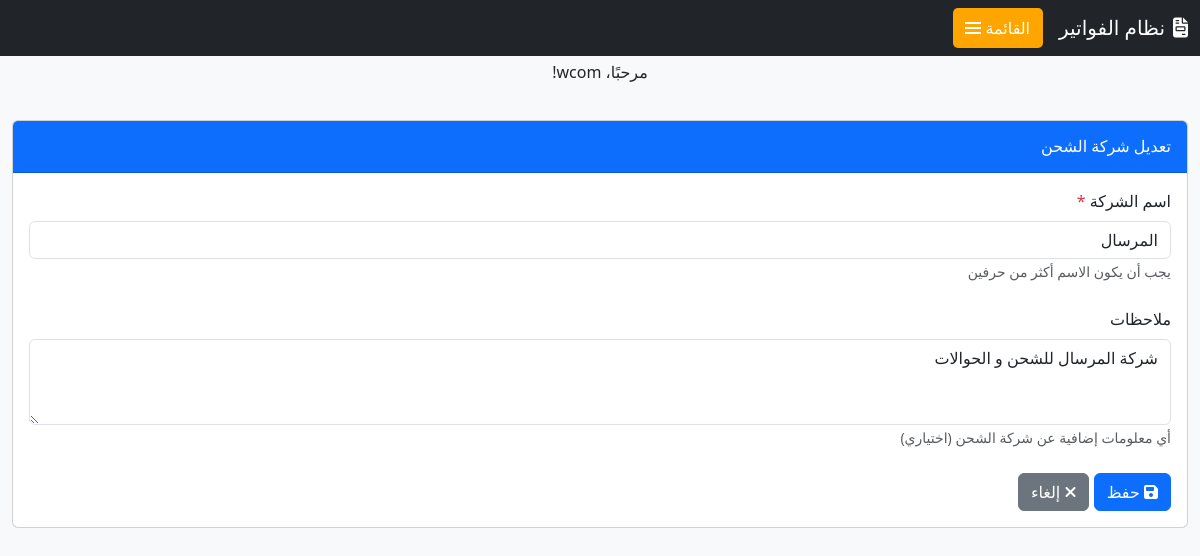
The app's page /invoice/shipping/34/update/ (signed in) with its own data.
### invoice/models.py (models this page shows, shortened)
class Shipping_com_m(models.Model):
    shipping_company_name = models.CharField(max_length=255, blank=True , verbose_name=_(" شركة الشحن "))
    notes = models.TextField(blank=True , verbose_name=_(" العملة "))
    uniqueId = models.UUIDField(default=uuid4, editable=False, unique=True, verbose_name=_("الرقم المسلسل"))
    slug = models.SlugField(max_length=225, unique=True, blank=True, null=True)
    date_created = models.DateTimeField(auto_now_add=True)
    last_updated = models.DateTimeField(auto_now=True)
    class Meta:
        verbose_name = _('شركة الشحن')
        verbose_name_plural = _('شركات الشحن')

### invoice/views.py (the view, shortened to what this page needs)
# urls.py: path('shipping/<int:pk>/update/', ShippingUpdateView.as_view(), name='shipping_update'),
class ShippingUpdateView(LoginRequiredMixin, PermissionRequiredMixin, UpdateView):
    model = Shipping_com_m
    form_class = ShippingForm
    template_name = 'shipping/shipping_form.html'
    permission_required = 'shipping.change_shippingcompany'

### invoice/forms.py (shortened to what this page needs)
class ShippingForm(forms.ModelForm):
    class Meta:
        model = Shipping_com_m
        fields = ['shipping_company_name', 'notes']
        widgets = {
            'shipping_company_name': forms.TextInput(attrs={
                'class': 'form-control',
                'placeholder': 'أدخل اسم شركة الشحن'
            }),
            'notes': forms.Textarea(attrs={
                'class': 'form-control',
                'rows': 3,
                'placeholder': 'أدخل أي ملاحظات (اختياري)'
            }),
        }
        labels = {
            'shipping_company_name': 'اسم الشركة',
            'notes': 'ملاحظات'
        }
        help_texts = {
            'shipping_company_name': 'يجب أن يكون الاسم أكثر من حرفين',
            'notes': 'أي معلومات إضافية عن شركة الشحن'
        }

### templates/shipping/shipping_form.html (shortened to what this page needs)
{% extends 'base.html' %}
{% block content %}
<div class="card mb-4">
    <div class="card-header py-3 bg-primary text-white">
        <h6 class="m-0 font-weight-bold">
            {% if object %}تعديل شركة الشحن{% else %}إنشاء شركة شحن جديدة{% endif %}
        </h6>
    </div>
    <div class="card-body">
        <form method="post" id="shippingForm" novalidate>
            <div class="form-group mb-4">
                <label for="{{ form.shipping_company_name.id_for_label }}" class="form-label">
                    اسم الشركة <span class="text-danger">*</span>
                </label>
                {{ form.shipping_company_name }}
                <small class="form-text text-muted">يجب أن يكون الاسم أكثر من حرفين</small>
            </div>
            <div class="form-group mb-4">
                <label for="{{ form.notes.id_for_label }}" class="form-label">ملاحظات</label>
                {{ form.notes }}
                <small class="form-text text-muted">أي معلومات إضافية عن شركة الشحن (اختياري)</small>
            </div>
            <div class="form-group mt-4">
                <button type="submit" class="btn btn-primary">
                    <i class="fas fa-save"></i> حفظ
                </button>
                <a href="{% url 'shipping_list' %}" class="btn btn-secondary">
                    <i class="fas fa-times"></i> إلغاء
                </a>
            </div>
        </form>
    </div>
</div>
{% endblock %}

### templates/base.html (shortened to what this page needs)
<!DOCTYPE html>
<html lang="ar" dir="rtl">
<head>
    <title>نظام الفواتير</title> <p class="text-center">مرحبًا، {{ user.username }}!</p>
    <link href="https://cdn.jsdelivr.net/npm/bootstrap@5.3.0/dist/css/bootstrap.rtl.min.css" rel="stylesheet">
    <link rel="stylesheet" href="https://cdnjs.cloudflare.com/ajax/libs/font-awesome/6.4.0/css/all.min.css">
    <link rel="stylesheet" href="https://cdn.jsdelivr.net/npm/bootstrap-icons@1.10.0/font/bootstrap-icons.css">
</head>
<body>
    <nav class="navbar navbar-expand-lg navbar-dark bg-dark fixed-top">
        <div class="container-fluid">
            <a class="navbar-brand" href="{% url 'home' %}">
                <i class="fas fa-file-invoice me-2"></i>نظام الفواتير
            </a>
            <button class="navbar-toggler-custom d-flex align-items-center" type="button" data-bs-toggle="offcanvas" data-bs-target="#sidebarNavbar">
                <span class="navbar-toggler-text">القائمة</span>
                <span class="navbar-toggler-icon-custom"></span>
            </button>
        </div>
    </nav>
    <main class="container-fluid">
        {% block content %}
        {% endblock %}
    </main>
</body>
</html>

### templates/base.html (style rules this page uses)
:root { --orange-color: #FFA500; --orange-hover: #e69500; --sidebar-width: 280px; }
body { padding-top: 60px; background-color: #f8f9fa; }
.navbar-toggler-custom { border: none; padding: 0.5rem; color: white; margin-left: auto; background-color: var(--orange-color); border-radius: 5px; }
.navbar-toggler-icon-custom { display: inline-block; width: 1.5em; height: 1.5em; vertical-align: middle; background-repeat: no-repeat; background-size: 100%; }
.navbar-toggler-text { margin-right: 5px; font-size: 1rem; color: white; }
main { min-height: calc(100vh - 60px); padding: 20px; }

### records on screen
Shipping_com_m: shipping_company_name "المرسال", notes "شركة المرسال للشحن و الحوالات"

### other values on screen
{{ user.username }} "wcom"
